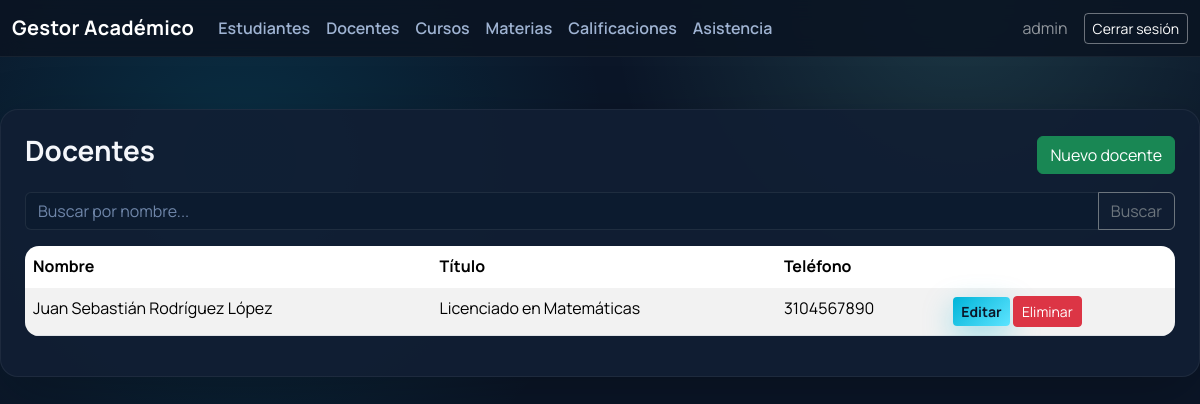
The page /docentes/ (signed in) on the database its author committed.
### academico/models.py (models this page shows, shortened)
class Docente(models.Model):
    user = models.OneToOneField(User, on_delete=models.CASCADE, related_name="docente")
    titulo = models.CharField(max_length=100, blank=True)
    telefono = models.CharField(max_length=20, blank=True)

### academico/views.py (the view)
# urls.py: path("docentes/", views.docente_list, name="docente_list"),
@rol_requerido("ADMIN")
def docente_list(request):
    q = request.GET.get("q", "")
    docentes = Docente.objects.all()
    if q:
        docentes = docentes.filter(user__first_name__icontains=q) | docentes.filter(user__last_name__icontains=q)
    return render(request, "docentes/docente_list.html", {"docentes": docentes, "q": q})

### academico/context_processors.py (called while the page is built)
def perfil_usuario(request):
    perfil = None
    if request.user.is_authenticated:
        try:
            perfil = request.user.perfil
        except Perfil.DoesNotExist:
            perfil = None
    return {"perfil_usuario": perfil}

### templates/docentes/docente_list.html (shortened to what this page needs)
{% extends "base.html" %}
{% block content %}
<div class="d-flex justify-content-between align-items-center mb-3">
    <h3>Docentes</h3>
    <a href="{% url 'docente_create' %}" class="btn btn-success">Nuevo docente</a>
</div>
<form method="get" class="mb-3">
    <div class="input-group">
        <input type="text" name="q" class="form-control" placeholder="Buscar por nombre..." value="{{ q }}">
        <button class="btn btn-outline-secondary" type="submit">Buscar</button>
    </div>
</form>
<table class="table table-striped">
    <thead>
        <tr>
            <th>Nombre</th>
            <th>Título</th>
            <th>Teléfono</th>
            <th></th>
        </tr>
    </thead>
    <tbody>
        {% for d in docentes %}
        <tr>
            <td>{{ d.user.get_full_name }}</td>
            <td>{{ d.titulo }}</td>
            <td>{{ d.telefono }}</td>
            <td>
                <a href="{% url 'docente_update' d.pk %}" class="btn btn-sm btn-primary">Editar</a>
                <a href="{% url 'docente_delete' d.pk %}" class="btn btn-sm btn-danger">Eliminar</a>
            </td>
        </tr>
        {% empty %}
        <tr><td colspan="4">No hay docentes registrados.</td></tr>
        {% endfor %}
    </tbody>
</table>
{% endblock %}

### templates/base.html (shortened to what this page needs)
<!DOCTYPE html>
<html lang="es">
<head>
    <link href="https://cdn.jsdelivr.net/npm/bootstrap@5.3.3/dist/css/bootstrap.min.css" rel="stylesheet">
</head>
<body>
<nav class="navbar navbar-expand-lg navbar-dark mb-4">
    <div class="container-fluid">
        <a class="navbar-brand" href="{% url 'dashboard' %}">Gestor Académico</a>
        <div class="collapse navbar-collapse" id="navbarNav">
            {% if user.is_authenticated %}
                {% if user.is_superuser %}
                <ul class="navbar-nav me-auto">
                    <li class="nav-item"><a class="nav-link" href="{% url 'estudiante_list' %}">Estudiantes</a></li>
                    <li class="nav-item"><a class="nav-link" href="{% url 'docente_list' %}">Docentes</a></li>
                    <li class="nav-item"><a class="nav-link" href="{% url 'curso_list' %}">Cursos</a></li>
                    <li class="nav-item"><a class="nav-link" href="{% url 'materia_list' %}">Materias</a></li>
                    <li class="nav-item"><a class="nav-link" href="{% url 'calificacion_list' %}">Calificaciones</a></li>
                    <li class="nav-item"><a class="nav-link" href="{% url 'asistencia_list' %}">Asistencia</a></li>
                </ul>
                {% elif perfil_usuario and perfil_usuario.rol == "DOCENTE" %}
                <ul class="navbar-nav me-auto">
                    <li class="nav-item"><a class="nav-link" href="{% url 'docente_mis_materias' %}">Mis materias</a></li>
                    <li class="nav-item"><a class="nav-link" href="{% url 'asistencia_list' %}">Asistencia (vista general)</a></li>
                </ul>
                {% endif %}
                <span class="navbar-text me-3">
                    {{ user.get_username }}
                </span>
                <a href="{% url 'logout' %}" class="btn btn-outline-light btn-sm">Cerrar sesión</a>
            {% else %}
                <a href="{% url 'login' %}" class="btn btn-outline-light btn-sm ms-auto">Ingresar</a>
            {% endif %}
        </div>
    </div>
</nav>
<main class="container-xxl page-shell">
    <div class="page-surface">
        {% block content %}{% endblock %}
    </div>
</main>
</body>
</html>

### templates/base.html (style rules this page uses)
:root { --bg-main: #0b1628; --card: #0f1f35; --card-soft: #132742; --text: #e7edf6; --muted: #9fb3d2; --primary: #00b4d8; --primary-strong: #0091b5; --accent: #80ffea; --shadow: 0 20px 60px rgba(0, 0, 0, 0.25); }
* { font-family: 'Manrope', system-ui, -apple-system, sans-serif; }
body { background: radial-gradient(circle at 20% 20%, rgba(0,180,216,0.16), transparent 32%), radial-gradient(circle at 80% 0%, rgba(128,255,234,0.14), transparent 28%), var(--bg-main); color: var(--text); min-height: 100vh; }
.navbar { background: rgba(10,20,35,0.9); backdrop-filter: blur(10px); border-bottom: 1px solid rgba(255,255,255,0.06); }
.navbar-brand { font-weight: 700; letter-spacing: 0.3px; }
.nav-link { color: var(--muted) !important; font-weight: 600; }
.page-shell { padding: 28px 0 60px; }
.page-surface { background: rgba(17, 31, 52, 0.9); border: 1px solid rgba(255,255,255,0.06); border-radius: 18px; padding: 24px; box-shadow: var(--shadow); }
h1, h2, h3, h4, h5 { color: #f5f7fb; font-weight: 700; }
table.table { background: rgba(15,31,53,0.95); color: var(--text); border-radius: 14px; overflow: hidden; border-collapse: separate; border-spacing: 0; }
table.table thead { background: rgba(255,255,255,0.06); }
table.table thead th { border-bottom: 1px solid rgba(255,255,255,0.08); }
table.table tbody td { border-top: 1px solid rgba(255,255,255,0.05); }
.btn-primary { background: linear-gradient(135deg, var(--primary), #5de4ff); border: none; color: #0b1628; font-weight: 700; box-shadow: 0 10px 30px rgba(0,180,216,0.35); }
.btn-outline-light { border-color: rgba(255,255,255,0.4); color: #fff; }
input, select, textarea { background: #0c1b2f !important; color: var(--text) !important; border: 1px solid rgba(255,255,255,0.08) !important; }
input::placeholder, textarea::placeholder { color: #6f86a9 !important; }

### rows shown on the page
Docente: user.get_full_name "Juan Sebastián Rodríguez López", titulo "Licenciado en Matemáticas", telefono "3104567890"

### other values the page prints
{{ user.get_username }} "admin"
